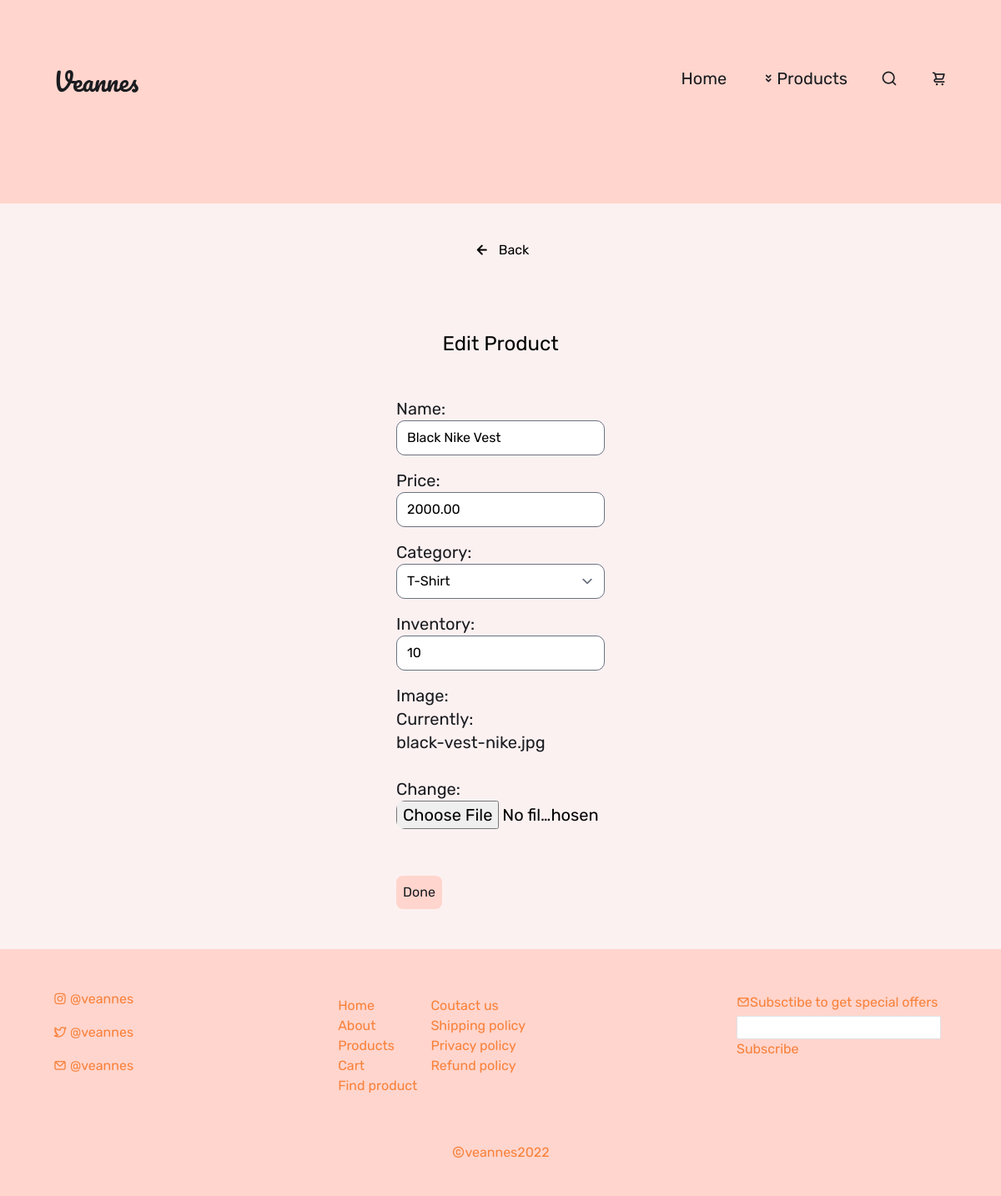
Page /dashboard/product/edit/1 on the committed database.
### shop/models.py (models this page shows, shortened)
class Product(models.Model):
    name = models.CharField(max_length=100)
    price = models.DecimalField(max_digits=7, decimal_places=2)
    category = models.ForeignKey(Category, on_delete=models.SET_NULL, null=True)
    inventory = models.IntegerField()
    image = models.ImageField()

### dashboard/views.py (the view)
# urls.py: path('product/edit/<pk>', UpdateProduct.as_view(), name='update-product'),
class UpdateProduct(UpdateView):
    model = Product
    fields = ['name', 'price', 'category', 'inventory', 'image']
    template_name: str = 'dash/product_update.html'
    success_url: str = '/dashboard/products'

### shop/models.py (called while the page is built)
    def __str__(self) -> str:
        return self.name

### dashboard/templates/dash/product_update.html
{% extends 'base.html' %}
{% block content %}
<div class="w-full product-form flex flex-col items-center text-black">
    <div class="back flex justify-start items-center cursor-pointer group my-10">
        <i class="uil uil-arrow-left text-2xl group-hover:-translate-x-10 transition duration-300 ease-in-out"></i>
        <a href="/dashboard/products" class="ml-2 hover:text-black">Back</a>
    </div>
    <h1 class="text-2xl my-10">Edit Product</h1>
    {% include 'form.html' %}
</div>
{% endblock %}

### templates/form.html (shortened to what this page needs)
<form action="#"  enctype="multipart/form-data" method="POST" class="flex flex-col items-start">
    {% for field in form %}
    <div class="field flex flex-col text-textPrimary text-xl my-2">
        {{ field.label_tag }} {{ field }}
    </div>
    {% endfor %}
    <button class="bg-backgroundSecondary text-textPrimary hover:scale-100 transition duration-300 ease-in-out p-2 my-5 rounded-lg" type="submit">Done</button>
</form>

### static/css/style.css (style rules this page uses)
* { font-family: 'Rubik', sans-serif; }
.field input, .field select { border-radius: 10px; width: 250px; color: black; }

### rows in the picture
Product: form "Black Nike Vest" "2000.00" "T-Shirt" "10"

### other values in the picture
{{ field.label_tag }} "Name:" "Price:" "Category:" "Inventory:" "Image:"
